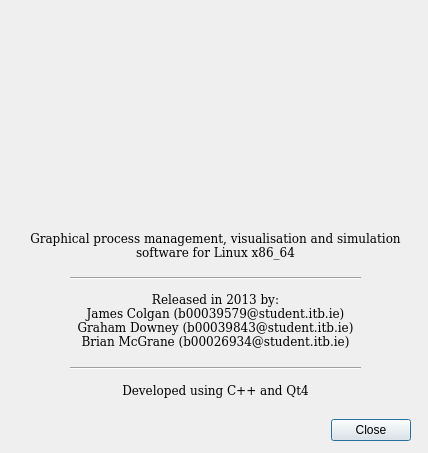
<?xml version="1.0" encoding="UTF-8"?>
<ui version="4.0">
 <class>Info</class>
 <widget class="QDialog" name="Info">
  <property name="geometry">
   <rect>
    <x>0</x>
    <y>0</y>
    <width>428</width>
    <height>453</height>
   </rect>
  </property>
  <property name="sizePolicy">
   <sizepolicy hsizetype="Fixed" vsizetype="Fixed">
    <horstretch>0</horstretch>
    <verstretch>0</verstretch>
   </sizepolicy>
  </property>
  <property name="windowTitle">
   <string>About Task Stalker</string>
  </property>
  <property name="windowIcon">
   <iconset resource="images.qrc">
    <normaloff>:/img/icon.png</normaloff>:/img/icon.png</iconset>
  </property>
  <widget class="QDialogButtonBox" name="buttonBox">
   <property name="geometry">
    <rect>
     <x>190</x>
     <y>410</y>
     <width>221</width>
     <height>41</height>
    </rect>
   </property>
   <property name="orientation">
    <enum>Qt::Horizontal</enum>
   </property>
   <property name="standardButtons">
    <set>QDialogButtonBox::Close</set>
   </property>
  </widget>
  <widget class="QLabel" name="label_2">
   <property name="geometry">
    <rect>
     <x>10</x>
     <y>220</y>
     <width>411</width>
     <height>51</height>
    </rect>
   </property>
   <property name="font">
    <font>
     <family>Bitstream Vera Serif</family>
    </font>
   </property>
   <property name="text">
    <string>Graphical process management, visualisation and simulation software for Linux x86_64</string>
   </property>
   <property name="alignment">
    <set>Qt::AlignCenter</set>
   </property>
   <property name="wordWrap">
    <bool>true</bool>
   </property>
  </widget>
  <widget class="QLabel" name="label_3">
   <property name="geometry">
    <rect>
     <x>20</x>
     <y>280</y>
     <width>391</width>
     <height>81</height>
    </rect>
   </property>
   <property name="font">
    <font>
     <family>Bitstream Vera Serif</family>
    </font>
   </property>
   <property name="text">
    <string>Released in 2013 by:
James Colgan (b00039579@student.itb.ie)
Graham Downey (b00039843@student.itb.ie)
Brian McGrane (b00026934@student.itb.ie)</string>
   </property>
   <property name="alignment">
    <set>Qt::AlignCenter</set>
   </property>
  </widget>
  <widget class="Line" name="line">
   <property name="geometry">
    <rect>
     <x>70</x>
     <y>270</y>
     <width>291</width>
     <height>16</height>
    </rect>
   </property>
   <property name="orientation">
    <enum>Qt::Horizontal</enum>
   </property>
  </widget>
  <widget class="Line" name="line_2">
   <property name="geometry">
    <rect>
     <x>70</x>
     <y>360</y>
     <width>291</width>
     <height>16</height>
    </rect>
   </property>
   <property name="orientation">
    <enum>Qt::Horizontal</enum>
   </property>
  </widget>
  <widget class="QLabel" name="label_4">
   <property name="geometry">
    <rect>
     <x>20</x>
     <y>370</y>
     <width>391</width>
     <height>41</height>
    </rect>
   </property>
   <property name="font">
    <font>
     <family>Bitstream Vera Serif</family>
    </font>
   </property>
   <property name="text">
    <string>Developed using C++ and Qt4</string>
   </property>
   <property name="alignment">
    <set>Qt::AlignCenter</set>
   </property>
  </widget>
  <widget class="QLabel" name="logoLabel">
   <property name="geometry">
    <rect>
     <x>30</x>
     <y>20</y>
     <width>360</width>
     <height>200</height>
    </rect>
   </property>
   <property name="text">
    <string/>
   </property>
  </widget>
 </widget>
 <resources>
  <include location="images.qrc"/>
 </resources>
 <connections>
  <connection>
   <sender>buttonBox</sender>
   <signal>accepted()</signal>
   <receiver>Info</receiver>
   <slot>accept()</slot>
   <hints>
    <hint type="sourcelabel">
     <x>248</x>
     <y>254</y>
    </hint>
    <hint type="destinationlabel">
     <x>157</x>
     <y>274</y>
    </hint>
   </hints>
  </connection>
  <connection>
   <sender>buttonBox</sender>
   <signal>rejected()</signal>
   <receiver>Info</receiver>
   <slot>reject()</slot>
   <hints>
    <hint type="sourcelabel">
     <x>316</x>
     <y>260</y>
    </hint>
    <hint type="destinationlabel">
     <x>286</x>
     <y>274</y>
    </hint>
   </hints>
  </connection>
 </connections>
</ui>
